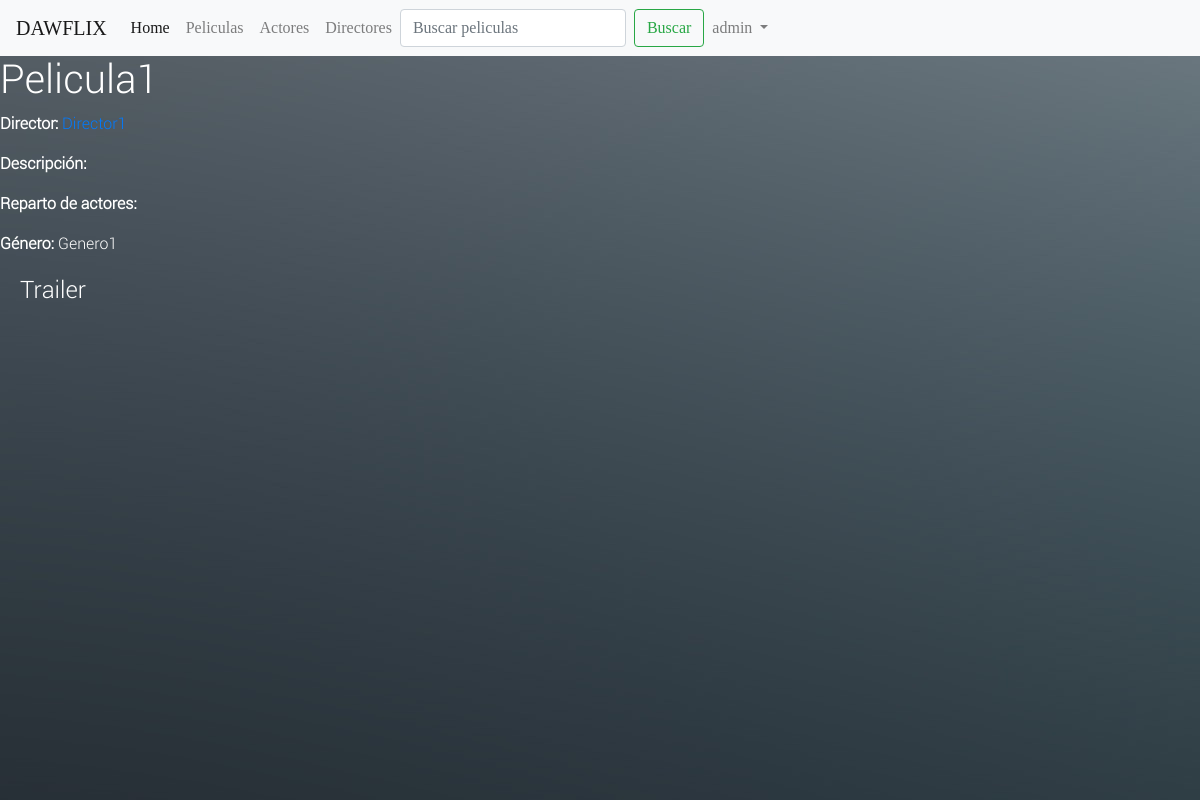
Before: /videoclub/pelicula/1 (signed in) with the older database file.
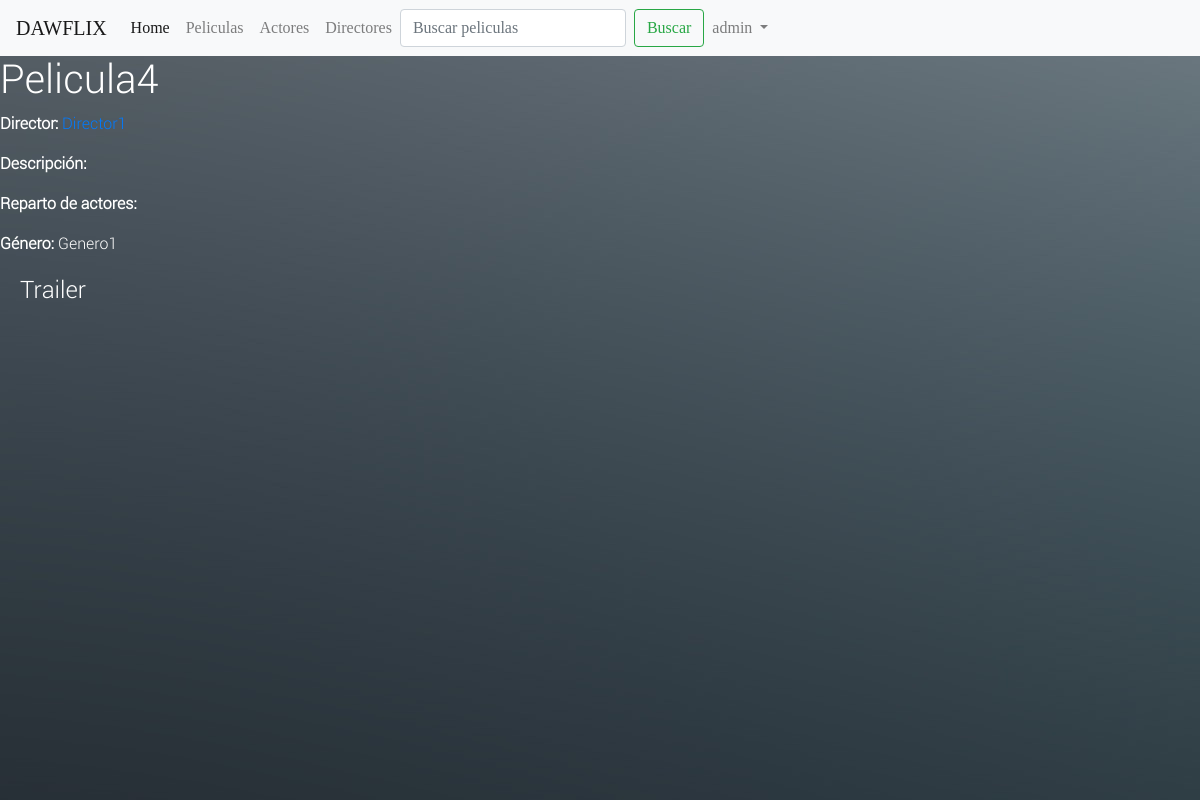
After: the same page with the newer database file.
### videoclub/models.py (models this page shows, shortened)
class Pelicula(models.Model):
    titulo = models.CharField(max_length=200, blank=False, default="")
    url = models.CharField(max_length=200, blank=False, default="")
    descripcion = models.TextField(max_length=1000, default="", help_text="Introduce una descripcion para la película")
    año = models.DateField(null=True, blank=True)
    models.DateField(null=True, blank=True)
    director = models.ForeignKey(Persona, related_name='director',on_delete=models.SET_NULL, null=True)
    reparto = models.ManyToManyField(Persona)
    urlPortada = models.CharField(max_length=200, default="")
    genero = models.ManyToManyField(Genero, help_text="Selecciona un género para esta pelicula")
    valoracion = models.PositiveIntegerField(help_text="Valor de 0-100")
    def get_url(self):
        return self.url

class Genero(models.Model):
    name = models.CharField(max_length=200, help_text="Introduzca un genero de película")
    def __str__(self):
        return self.name

### videoclub/views.py (the view)
# urls.py: url(r'^pelicula/(?P<pk>\d+)$', views.PeliculaDetailView.as_view(), name='pelicula-detalle'),
class PeliculaDetailView(LoginRequiredMixin, generic.DetailView):
    model = Pelicula

### videoclub/models.py (called while the page is built)
    def __str__(self):
        return self.nombre

### videoclub/templates/videoclub/pelicula_detail.html
{% extends "base.html" %}
{% block content %}
  <h1>{{ pelicula.titulo }}</h1>
  <p><strong>Director:</strong> <a href="">{{ pelicula.director }}</a></p>
  <p><strong>Descripción:</strong> </p>
  <p><strong>Reparto de actores:</strong> {% for reparto in pelicula.reparto.all %} {{ reparto }}{% if not forloop.last %}, {% endif %}{% endfor %}
  <p><strong>Género:</strong> {% for genero in pelicula.genero.all %} {{ genero }}{% if not forloop.last %}, {% endif %}{% endfor %}</p>
  <div style="margin-left:20px;margin-top:20px">
    <h4>Trailer</h4>
    <iframe width="720" height="480" src="{{ pelicula.get_url }}" frameborder="0" allow="autoplay; encrypted-media" allowfullscreen></iframe>
  </div>
{% endblock %}

### videoclub/templates/base.html (shortened to what this page needs)
{% load staticfiles %}
<!DOCTYPE html>
<html lang="en">
<head>
  <link rel="stylesheet" href="https://maxcdn.bootstrapcdn.com/bootstrap/4.0.0/css/bootstrap.min.css"
>
  <link rel="stylesheet" type="text/css" href="{% static 'styles.css' %}" />
  {% load static %}
  <link rel="stylesheet" href="{% static 'css/styles.css' %}">
</head>
<body>
  <nav class="navbar navbar-expand-lg navbar-light bg-light">
    <a class="navbar-brand" href="#">DAWFLIX</a>
    <div class="collapse navbar-collapse" id="navbarSupportedContent">
      <ul class="navbar-nav mr-auto">
        <li class="nav-item active">
          <a class="nav-link" href="{% url 'index' %}">Home</a>
        </li>
        <li class="nav-item">
          <a class="nav-link" href="{% url 'peliculas' %}">Peliculas</a>
        </li>
        <li class="nav-item">
          <a class="nav-link" href="{% url 'actores' %}">Actores</a>
        </li>
        <li class="nav-item">
          <a class="nav-link" href="{% url 'directores' %}">Directores</a>
        </li>
        <form class="form-inline my-2 my-lg-0" action="{% url 'search' %}" method="get">
          <input class="form-control mr-sm-2" type="search" placeholder="Buscar peliculas" aria-label="Search" name="q">
          <button class="btn btn-outline-success my-2 my-sm-0" type="submit" value="Search">Buscar</button>
        </form>
        <div class="pull-right">
        <li class="nav-item dropdown">
          {% if user.is_authenticated %}
          <a class="nav-link dropdown-toggle" href="#" id="navbarDropdown" role="button" data-toggle="dropdown" aria-haspopup="true"
            aria-expanded="false">
            {{ user.get_username }}
          </a>
          {% else %}
          <li class="nav-item">
            <a href="{% url 'login'%}" role="button" class="nav-link" aria-haspopup="true" aria-expanded="false">Iniciar sesión</a>
          </li>
          {% endif %}
        </li>
        </div>
      </ul>
    </div>
  </nav>
  {% block content %}{% endblock %}
</body>
</html>

### videoclub/static/styles.css (style rules this page uses)
body { background: url('fondoLogin.jpg'); color: #fff; font-family: RobotoLight; }
nav { font-family: LemonMilklight; }
li { list-style-type: none; }

Changed rows visible on the page:
changed Pelicula: titulo "Pelicula1" → "Pelicula4"
